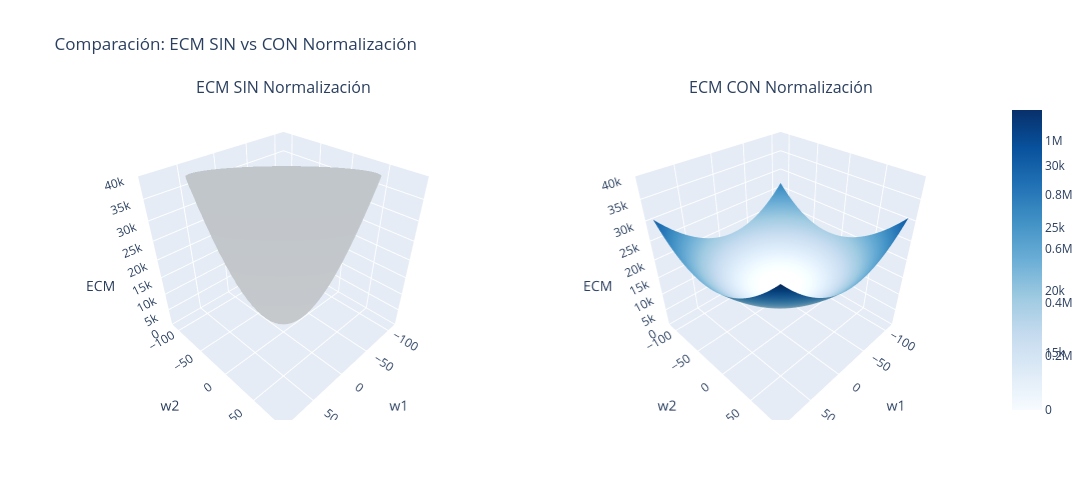

The cell this chart's notebook holds for it:
### Code cell
# Crear instancia y ejecutar experimento
exp = NormalizationExperiments()
 
# Parámetros configurables (sin hardcode)
params = {
    'w1_optimo': -10,
    'w2_optimo': -10,
    'scale1': 2,
    'scale2': 2
}
 
# Ejecutar experimento completo (ahora retorna una sola figura con 6 gráficos)
X, y, fig_data, fig_3d, fig_2d = exp.run_experiment(**params)

fig_data.show()
fig_3d.show()
fig_2d.show()
# Mostrar la figura completa con todos los gráficos
plt.show()
 
# Información de normalización
X_norm, mean, std = exp.normalize_data(X)
print(f"Datos normalizados - Media: {np.mean(X_norm, axis=0)}, Std: {np.std(X_norm, axis=0)}")

### Figure 1 — Plotly figure (JSON) as saved in the notebook; plotly's stock layout.template omitted (floating-point values rounded to 4 significant figures; data arrays with more than 128 entries replaced by an {"elided": "..."} marker saying what was removed)
{"data": [{"colorscale": [[0, "rgb(247,251,255)"], [0.125, "rgb(222,235,247)"], [0.25, "rgb(198,219,239)"], [0.375, "rgb(158,202,225)"], [0.5, "rgb(107,174,214)"], [0.625, "rgb(66,146,198)"], [0.75, "rgb(33,113,181)"], [0.875, "rgb(8,81,156)"], [1, "rgb(8,48,107)"]], "scene": "scene", "type": "surface", "x": {"elided": "50x50 float values"}, "y": {"elided": "50x50 float values"}, "z": {"elided": "50x50 float values"}}, {"colorscale": [[0, "rgb(247,251,255)"], [0.125, "rgb(222,235,247)"], [0.25, "rgb(198,219,239)"], [0.375, "rgb(158,202,225)"], [0.5, "rgb(107,174,214)"], [0.625, "rgb(66,146,198)"], [0.75, "rgb(33,113,181)"], [0.875, "rgb(8,81,156)"], [1, "rgb(8,48,107)"]], "scene": "scene2", "type": "surface", "x": {"elided": "50x50 float values"}, "y": {"elided": "50x50 float values"}, "z": {"elided": "50x50 float values"}}], "layout": {"annotations": [{"font": {"size": 16}, "showarrow": false, "text": "ECM SIN Normalización", "x": 0.225, "xanchor": "center", "xref": "paper", "y": 1, "yanchor": "bottom", "yref": "paper"}, {"font": {"size": 16}, "showarrow": false, "text": "ECM CON Normalización", "x": 0.775, "xanchor": "center", "xref": "paper", "y": 1, "yanchor": "bottom", "yref": "paper"}], "height": 500, "scene": {"domain": {"x": [0, 0.45], "y": [0, 1]}, "xaxis": {"title": {"text": "w1"}}, "yaxis": {"title": {"text": "w2"}}, "zaxis": {"range": [0, 40000], "title": {"text": "ECM"}}}, "scene2": {"domain": {"x": [0.55, 1], "y": [0, 1]}, "xaxis": {"title": {"text": "w1"}}, "yaxis": {"title": {"text": "w2"}}, "zaxis": {"range": [0, 40000], "title": {"text": "ECM"}}}, "title": {"text": "Comparación: ECM SIN vs CON Normalización"}, "width": 1200}}
